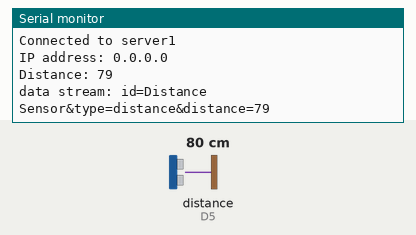
Simulated run of this sketch. Board: ESP8266 (NodeMCU). Shown: the last lines printed to the serial monitor. Wiring (inferred from the names in the program): ultrasonic range finder: trigger D6; echo D5. The test bench sets the inputs (shaded band); at power-on: distance to the obstacle (sensor on D5) 80 cm. The echo pulse lasts 58.3 µs per cm; WiFi joins after 1.5 s; servers stay silent unless stated; uploads are accepted with an empty reply.

Above: at 1.2 s.
1.3 s: distance to the obstacle (sensor on D5) set to 2 cm
At 1.48 s:
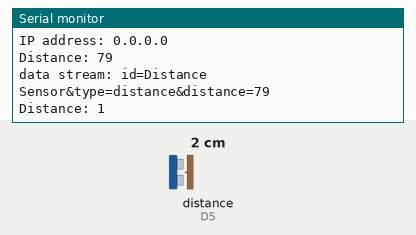
3.0 s: distance to the obstacle (sensor on D5) set to 4 cm
At 4.7 s:
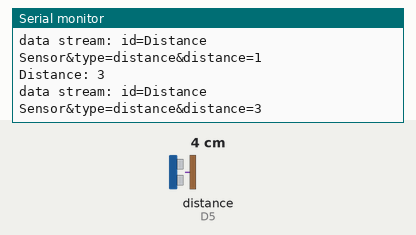
Timing chart, 0 to 6.2 s (numbered marks = the images above; inputs shaded):
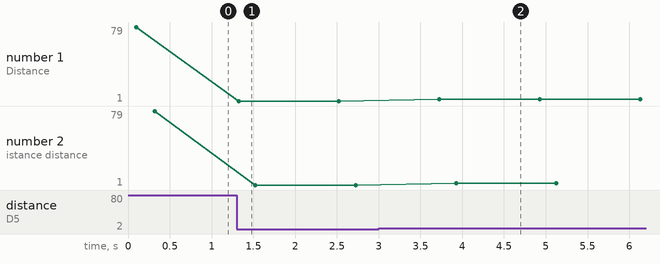

The sketch:

sender-distance.ino
```cpp
// const int trigPin = D6;
// const int echoPin = D5;
// // defines variables
// long duration;
// int distance;
// void setup() {
//   pinMode(trigPin, OUTPUT); // Sets the trigPin as an Output
//   pinMode(echoPin, INPUT); // Sets the echoPin as an Input
//   Serial.begin(4800); // Starts the serial communication
// }
// void loop() {
//   // Clears the trigPin
//   digitalWrite(trigPin, LOW);
//   delayMicroseconds(2);
//   // Sets the trigPin on HIGH state for 10 micro seconds
//   digitalWrite(trigPin, HIGH);
//   delayMicroseconds(10);
//   digitalWrite(trigPin, LOW);
//   // Reads the echoPin, returns the sound wave travel time in microseconds
//   duration = pulseIn(echoPin, HIGH);
//   // Calculating the distance
//   distance = duration * 0.034 / 2;
//   // Prints the distance on the Serial Monitor
//   Serial.print("Distance: ");
//   Serial.println(distance);
// }
// #include <Arduino.h>
// #include <ESP8266WiFi.h>
// #include <Ticker.h>
// extern "C" {
//   #include <espnow.h>
//   #include <user_interface.h>
// }

// /**
//    ESPNOW - Basic communication - Master
//    Date: 26th September 2017
//    Author: Arvind Ravulavaru <https://github.com/arvindr21>
// */

// typedef struct esp_now_peer_info {
//     u8 peer_addr[6];    /**< ESPNOW peer MAC address that is also the MAC address of station or softap */
//     uint8_t channel;                        /**< Wi-Fi channel that peer uses to send/receive ESPNOW data. If the value is 0,
//                                                  use the current channel which station or softap is on. Otherwise, it must be
//                                                  set as the channel that station or softap is on. */
// } esp_now_peer_info_t;

// // Global copy of slave
// #define NUMSLAVES 20
// esp_now_peer_info_t slaves[NUMSLAVES] = {};
// int SlaveCnt = 0;

// #define CHANNEL 1

// void printMacAddress(uint8_t* macaddr) {
//   Serial.print("{");
//   for (int i = 0; i < 6; i++) {
//     Serial.print("0x");
//     Serial.print(macaddr[i], HEX);
//     if (i < 5) Serial.print(',');
//   }
//   Serial.println("};");
// }

// // Init ESP Now with fallback
// void InitESPNow() {
//   if (esp_now_init() == 0) {
//     Serial.println("ESPNow Init Success");
//   }
//   else {
//     Serial.println("ESPNow Init Failed");
//     ESP.restart();
//   }
//   esp_now_set_self_role(ESP_NOW_ROLE_CONTROLLER);
// }

// // Scan for slaves in AP mode
// void ScanForSlave() {
//   int8_t scanResults = WiFi.scanNetworks();
//   //reset slaves
//   memset(slaves, 0, sizeof(slaves));
//   SlaveCnt = 0;
//   Serial.println("");
//   if (scanResults == 0) {
//     Serial.println("No WiFi devices in AP Mode found");
//   } else {
//     Serial.print("Found "); Serial.print(scanResults); Serial.println(" devices ");
//     for (int i = 0; i < scanResults; ++i) {
//       // Print SSID and RSSI for each device found
//       String SSID = WiFi.SSID(i);
//       int32_t RSSI = WiFi.RSSI(i);
//       String BSSIDstr = WiFi.BSSIDstr(i);
//       delay(10);
//       // Check if the current device starts with `Slave`
//       if (SSID.indexOf("Slave") == 0) {
//         // SSID of interest
//         Serial.print(i + 1); Serial.print(": ");
//         Serial.print(SSID); Serial.print(" [");
//         Serial.print(BSSIDstr); Serial.print("]");
//         Serial.print(" ("); Serial.print(RSSI);
//         Serial.print(")"); Serial.println("");
//         // Get BSSID => Mac Address of the Slave
//         char macPart[4];
//         macPart[0] = '0';
//         macPart[1] = 'x';

//         macPart[2] = (char)BSSIDstr[0];
//         macPart[3] = (char)BSSIDstr[1];
//         slaves[SlaveCnt].peer_addr[0] = strtol(macPart,0,16);
//         macPart[2] = (char)BSSIDstr[3];
//         macPart[3] = (char)BSSIDstr[4];
//         slaves[SlaveCnt].peer_addr[1] = strtol(macPart,0,16);
//         macPart[2] = (char)BSSIDstr[6];
//         macPart[3] = (char)BSSIDstr[7];
//         slaves[SlaveCnt].peer_addr[2] = strtol(macPart,0,16);
//         macPart[2] = (char)BSSIDstr[9];
//         macPart[3] = (char)BSSIDstr[10];
//         slaves[SlaveCnt].peer_addr[3] = strtol(macPart,0,16);
//         macPart[2] = (char)BSSIDstr[12];
//         macPart[3] = (char)BSSIDstr[13];
//         slaves[SlaveCnt].peer_addr[4] = strtol(macPart,0,16);
//         macPart[2] = (char)BSSIDstr[15];
//         macPart[3] = (char)BSSIDstr[16];
//         slaves[SlaveCnt].peer_addr[5] = strtol(macPart,0,16);

//         SlaveCnt++;
//       }
//     }
//   }

//   if (SlaveCnt > 0) {
//     Serial.print(SlaveCnt); Serial.println(" Slave(s) found, processing..");
//   } else {
//     Serial.println("No Slave Found, trying again.");
//   }

//   // clean up ram
//   WiFi.scanDelete();
// }

// // Check if the slave is already paired with the master.
// // If not, pair the slave with master
// void manageSlave() {
//   if (SlaveCnt > 0) {
//     for (int i = 0; i < SlaveCnt; i++) {
//       const esp_now_peer_info_t *peer = &slaves[i];
//       u8 *peer_addr = slaves[i].peer_addr;
//       Serial.print("Processing: ");
//       for (int ii = 0; ii < 6; ++ii ) {
//         Serial.print((uint8_t) slaves[i].peer_addr[ii], HEX);
//         if (ii != 5) Serial.print(":");
//       }
//       Serial.print(" Status: ");
//       // check if the peer exists
//       bool exists = esp_now_is_peer_exist((u8*)peer_addr);
//       if (exists) {
//         // Slave already paired.
//         Serial.println("Already Paired");
//       } else {
//         // Slave not paired, attempt pair
//         int addStatus = esp_now_add_peer((u8*)peer_addr, ESP_NOW_ROLE_CONTROLLER, CHANNEL, NULL, 0);
//         if (addStatus == 0) {
//           // Pair success
//           Serial.println("Pair success");
//         } else {
//           Serial.println("Pair failed");
//         }
//         delay(100);
//       }
//     }
//   } else {
//     // No slave found to process
//     Serial.println("No Slave found to process");
//   }
// }


// uint8_t data = 0;
// // send data
// void sendData() {
//   data++;
//   for (int i = 0; i < SlaveCnt; i++) {
//     u8 *peer_addr = slaves[i].peer_addr;
//     if (i == 0) { // print only for first slave
//       Serial.print("Sending: ");
//       Serial.println(data);
//     }
//     int result = esp_now_send(peer_addr, &data, sizeof(data));
//     Serial.print("Send Status: ");
//     if (result ==0) {
//       Serial.println("Success " + String(result));
//     } else {
//       Serial.println("Failed " + String(result));
//     }
//     delay(100);
//   }
// }

// // callback when data is sent from Master to Slave
// esp_now_send_cb_t OnDataSent(const uint8_t *mac_addr, u8 status) {
//   char macStr[18];
//   snprintf(macStr, sizeof(macStr), "%02x:%02x:%02x:%02x:%02x:%02x",
//            mac_addr[0], mac_addr[1], mac_addr[2], mac_addr[3], mac_addr[4], mac_addr[5]);
//   Serial.print("Last Packet Sent to: "); Serial.println(macStr);
//   Serial.print("Last Packet Send Status: ");
//   //  Serial.println(status == 0 ? "Delivery Success" : "Delivery Fail");
//   if (status == 0) {
//     Serial.println("Delivery Success");
//   } else {
//     Serial.println("Delivery Fail");
//   }
//   return NULL;
// }

// void setup() {
//   Serial.begin(115200);
//   //Set device in STA mode to begin with
//   WiFi.mode(WIFI_STA);
//   Serial.println("ESPNow/Multi-Slave/Master Example");
//   // This is the mac address of the Master in Station Mode
//   Serial.print("STA MAC: "); Serial.println(WiFi.macAddress());
//   // Init ESPNow with a fallback logic
//   InitESPNow();
//   // Once ESPNow is successfully Init, we will register for Send CB to
//   // get the status of Trasnmitted packet
//   // esp_now_register_send_cb(OnDataSent);
//   esp_now_register_send_cb([](uint8_t* macaddr, uint8_t status) {
//     printMacAddress(macaddr);
//     static uint32_t ok = 0;
//     static uint32_t fail = 0;
//     if (status == 0) {
//       Serial.println("ESPNOW: SEND_OK");
//       ok++;
//     }
//     else {
//       Serial.println("ESPNOW: SEND_FAILED");
//       fail++;
//     }
//     Serial.printf("[SUCCESS] = %lu/%lu \r\n", ok, ok+fail);
//   });
// }

// void loop() {
//   // In the loop we scan for slave
//   ScanForSlave();
//   // If Slave is found, it would be populate in `slave` variable
//   // We will check if `slave` is defined and then we proceed further
//   if (SlaveCnt > 0) { // check if slave channel is defined
//     // `slave` is defined
//     // Add slave as peer if it has not been added already
//     manageSlave();
//     // pair success or already paired
//     // Send data to device
//     sendData();
//   } else {
//     // No slave found to process
//   }

//   // wait for 3seconds to run the logic again
//   delay(1000);
// }
#include <ESP8266WiFi.h>
#include <ESP8266HTTPClient.h>


String id = "Distance Sensor";

const int trigPin = D6;
const int echoPin = D5;
int prevstate = LOW;
long duration;
int distance;
String d;
String data;
const char* ssid = "server1";
const char* password = "qwertyuiop";
String host = "http://10.10.10.1/feed?";
WiFiClient client;
HTTPClient http;
IPAddress ip (10, 10, 10, 32);
IPAddress gateway (10, 10, 10, 1);
IPAddress subnet (255, 255, 255, 0);

void setup() {
  Serial.begin(4800);

  ESP.eraseConfig();
  WiFi.persistent(false);
  Serial.println("SET ESP IN STA MODE");
  WiFi.mode(WIFI_STA);
  Serial.println("- connecting to wifi");
  WiFi.config(ip, gateway, subnet);
  WiFi.begin(ssid, password);
  Serial.println(".");
  Serial.println("- wifi connected");
  Serial.println("");
  Serial.print("Connected to ");
  Serial.println(ssid);
  Serial.print("IP address: ");
  Serial.println(WiFi.localIP());
  pinMode(trigPin, OUTPUT);
  pinMode(echoPin, INPUT);
}
void readdata(){
  digitalWrite(trigPin, LOW);
  delayMicroseconds(2);
  digitalWrite(trigPin, HIGH);
  delayMicroseconds(10);
  digitalWrite(trigPin, LOW);
  duration = pulseIn(echoPin, HIGH);
  distance = duration * 0.034 / 2;
  Serial.print("Distance: ");
  Serial.println(distance);

  data = "id=";
  data += String(id);
  data += "&type=distance";
  data += "&distance=";
  data += String(distance);
  http.begin(client, "http://10.10.10.1/feed2?");
  http.addHeader("content-type","application/x-www-form-urlencoded");
  http.POST(data);
  http.writeToStream(&Serial);
  http.end();
  Serial.println("data stream: "+data);

}

void loop () {
  readdata();
  delay(1000);
}
```

Measured:
- after the input at 1.3 s, the serial monitor: prints a new line at once (image 1)
- after the input at 3.0 s, the serial monitor: prints a new line after 0.73 s (image 2)
- plotted number 1: 1 → 3 after the input at 3.0 s
- plotted number 2: 1 → 3 after the input at 3.0 s
